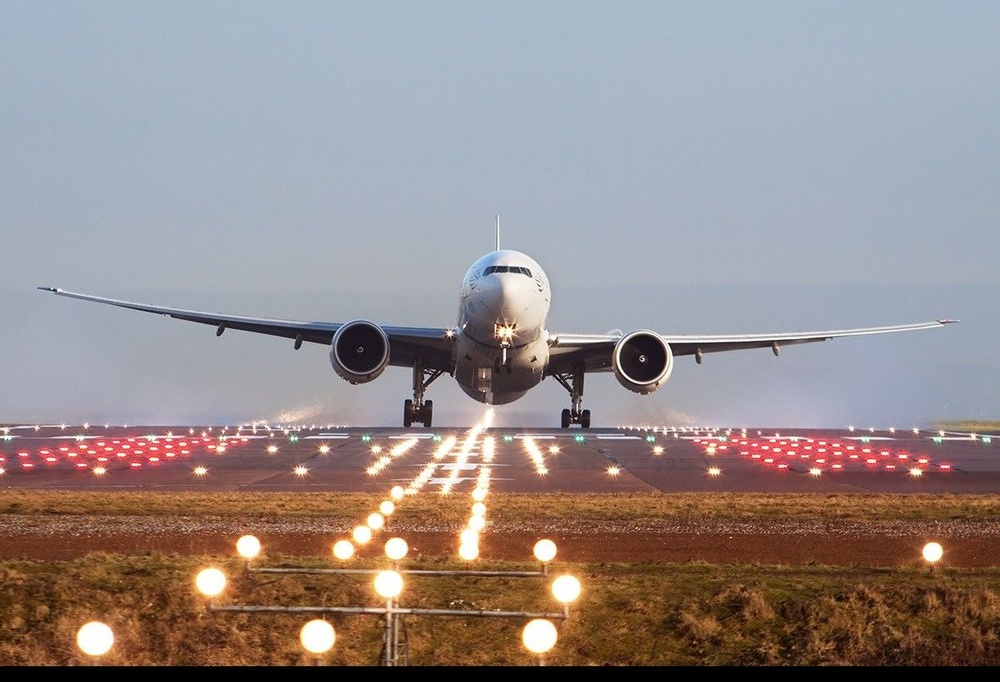
#> input picture plane.jpg, 1000 x 682 px, shrunk from 1200 x 819 before the run
$ python img_arithmetics.py
#> lines starting #> are read from the running program, lines starting #| are printed output that depends on the picture
import cv2
import numpy as np

img=cv2.imread('plane.jpg')
#> img is the input picture: shape (682, 1000, 3); mean B, G, R 138.7, 139.2, 149.5

cv2.imshow('frame',img)
cv2.waitKey(0)

M = np.ones(img.shape,dtype="uint8")*150

added = cv2.add(img,M)
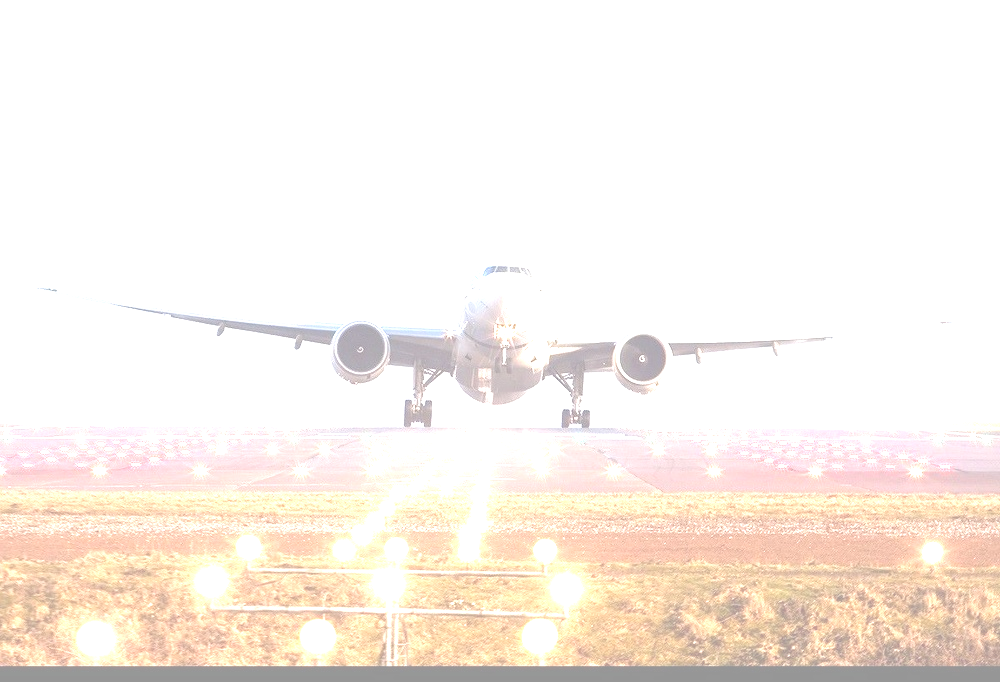
#> added: shape (682, 1000, 3); mean B, G, R 234.3, 241.5, 249.4
cv2.imshow('added',added)

subtracted = cv2.subtract(img,M)
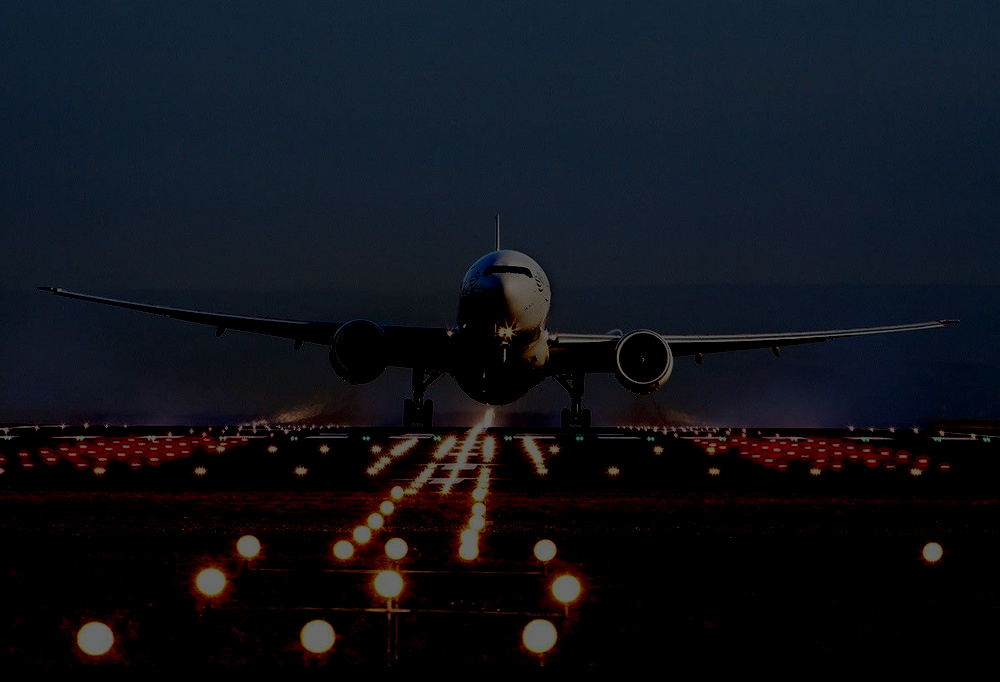
#> subtracted: shape (682, 1000, 3); mean B, G, R 26.1, 18.6, 15.6
cv2.imshow('subtracted',subtracted)

multiply= cv2.multiply(img,M)
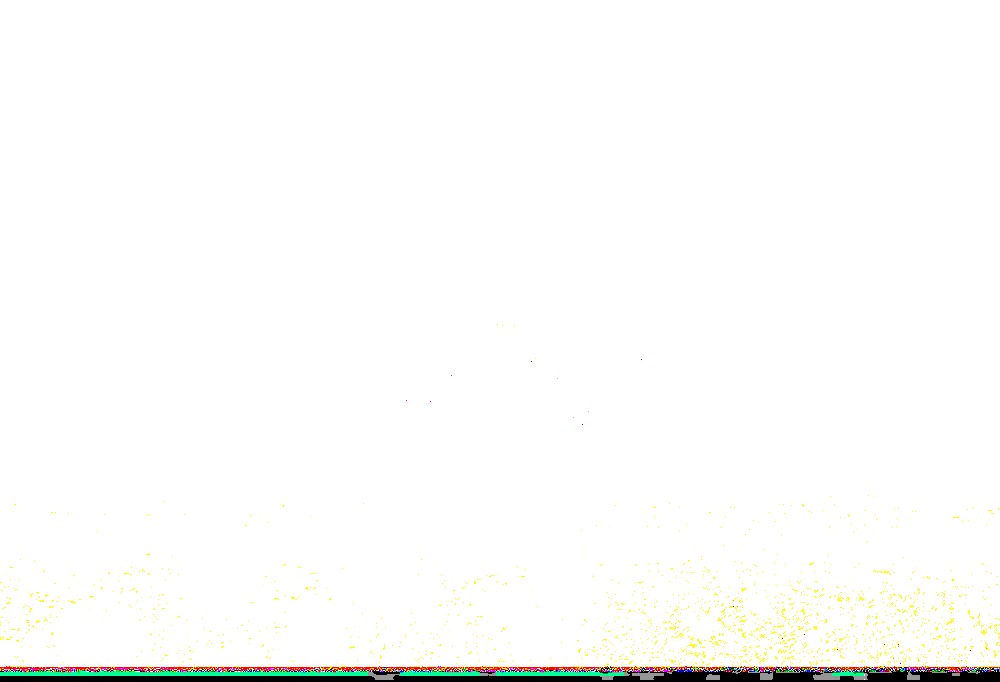
#> multiply: shape (682, 1000, 3); mean B, G, R 249.6, 251.1, 250.9
cv2.imshow('multiply',multiply)
cv2.waitKey(0)
cv2.destroyAllWindows()

$ run again, with 1.jfif saved as plane.jpg
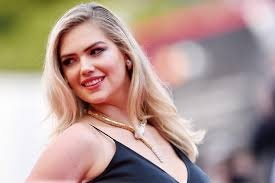
#> input picture 1.jfif, 275 x 183 px
#> img is the input picture: shape (183, 275, 3); mean B, G, R 147.9, 155.9, 179.7
#> `subtracted = cv2.subtract(img,M)`:
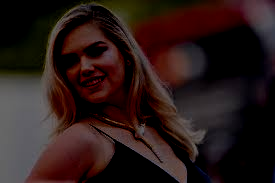
#> subtracted: shape (183, 275, 3); mean B, G, R 24.1, 26, 42.3
#> `multiply= cv2.multiply(img,M)`:
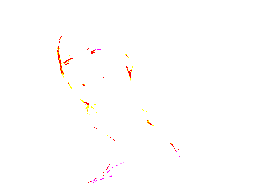
#> multiply: shape (183, 275, 3); mean B, G, R 253.8, 254.2, 255
